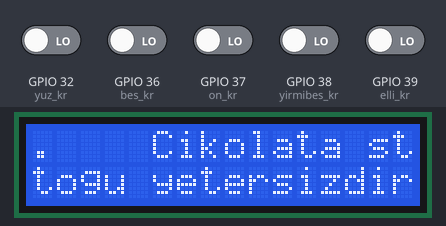
Simulated run of this sketch. Board: ESP32. Shown: 16×2 character LCD. Inputs (shaded band) come from the test bench; at power-on: GPIO 32 (yuz_kr), GPIO 36 (bes_kr), GPIO 37 (on_kr), GPIO 38 (yirmibes_kr), GPIO 39 (elli_kr) LOW.

Above: at 1.2 s.
1.3 s: GPIO 36 (bes_kr) driven HIGH
At 2.1 s:
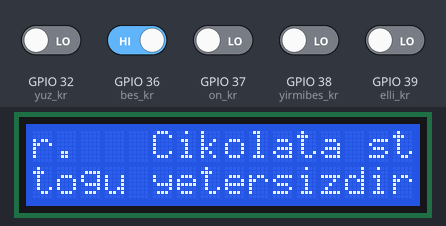
4.3 s: GPIO 32 (yuz_kr) driven HIGH
At 5.0 s:
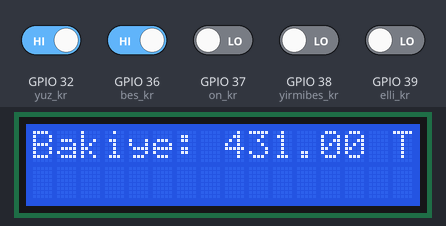
7.3 s: GPIO 39 (elli_kr) driven HIGH
At 7.68 s:
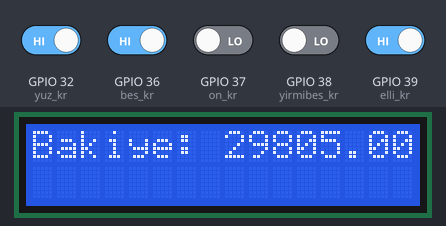
10.3 s: GPIO 37 (on_kr) driven HIGH
At 10.71 s:
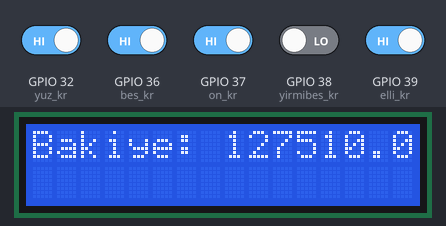
12.0 s: GPIO 38 (yirmibes_kr) driven HIGH
At 12.23 s:
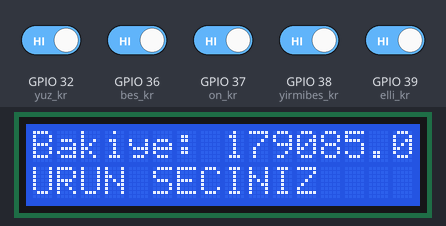
13.5 s: GPIO 32 (yuz_kr) driven LOW
At 55.78 s:
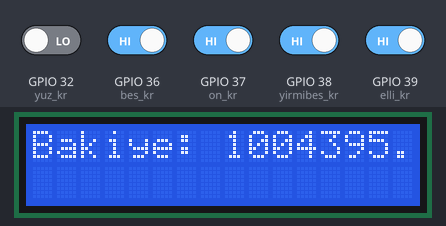

Measured:
- after the input at 1.3 s, the display: changes after 0.55 s (image 1)
- what the display in image 1 shows lasts 1.3 s, from 1.8 s to 3.1 s
- what the display in image 2 shows lasts 1.0 s, from 4.3 s to 5.3 s

The sketch:

Vending_Machine.ino
```cpp
/*
  Vending Machine Projesi
  Dort farkli urun satisi yapan otomatik satis makinesi
*/
// Paralarin atildigi analog girisler
#define bes_kr A0
#define on_kr A1
#define yirmibes_kr A2
#define elli_kr A3
#define yuz_kr A4

//Urunlerin secildigi analog girisler
#define Gofret A5
#define Kek A6
#define Su A7
#define Cikolata D2
//Urunlerin verildigi digital girisler
#define gofret_fiyati 6
#define cikolata_fiyati 5
#define kek_fiyati 4
#define su_fiyati 3

#include <LiquidCrystal.h>

LiquidCrystal lcd(12, 11, 10, 9, 8, 7);

int stok_gofret;
int stok_cikolata;
int stok_kek;
int stok_su;

float bakiye;

unsigned long mil;

void setup() {

  lcd.begin(16, 2);

  // Baslangictaki urun stoklari
  stok_gofret = 12;
  stok_cikolata = 23;
  stok_kek = 6;
  stok_su = 33;

  // atilan toplam para miktari
  bakiye = 0.0;
}
void bakiye_ekle() {
  if (digitalRead(bes_kr) == HIGH)
    bakiye = bakiye + 5;
  digitalRead(on_kr);
  if (digitalRead(on_kr) == HIGH)
    bakiye = bakiye + 10;
  digitalRead(yirmibes_kr);
  if (digitalRead(yirmibes_kr) == HIGH)
    bakiye = bakiye + 25;
  digitalRead(elli_kr);
  if (digitalRead(elli_kr) == HIGH)
    bakiye = bakiye + 50;
  digitalRead(yuz_kr);
  if (digitalRead(yuz_kr) == HIGH)
    bakiye = bakiye + 100;

}
void secim() {


}
void loop() {
  mil = millis();
  bakiye_ekle();
  // atilan para tutarini goster
  lcd.setCursor(0, 0);
  lcd.print("Bakiye: ");
  lcd.print(bakiye, 2);
  lcd.print(" TL  ");

  lcd.setCursor(0, 1);
  if (mil & 0x200) lcd.print("URUN SECINIZ    ");
  else lcd.print("                ");

  if (gofret_fiyati == HIGH ||  stok_gofret > 0) {
    if(bakiye > 350){
    bakiye = bakiye - gofret_fiyati;
    stok_gofret =-1;
    delay(1000);}
    else
    lcd.print(" Gofret stogu yetersizdir.  ");
  }
  if (cikolata_fiyati == HIGH  || stok_cikolata > 0) {
    if ( bakiye > 475){
    bakiye = bakiye - cikolata_fiyati;
    stok_cikolata = -1;
    delay(1000);}
    else
    lcd.print(" Cikolata stogu yetersizdir.  ");
  }
  if (kek_fiyati == HIGH || stok_kek > 0) {
     if(bakiye > 225){
    bakiye = bakiye - gofret_fiyati;
    stok_kek = -1;
    delay(1000);}
    else
    lcd.print(" Kek stogu yetersizdir.  ");
  }
  if (su_fiyati == HIGH || stok_su > 0) {
    if(bakiye > 150){
    bakiye = bakiye - su_fiyati;
    stok_su = -1;
    delay(1000);}
    else
    lcd.print(" Su stogu yetersizdir.  ");

  }


}
```
